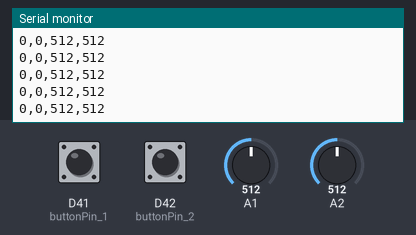
The sketch below on a simulated Arduino Due. Shown: the last lines printed to the serial monitor. Inputs (shaded band) come from the test bench; at power-on: A1 = 512, A2 = 512, D41 (buttonPin_1) HIGH, D42 (buttonPin_2) HIGH (analog values on the 0–1023 scale).

Above: at 1.2 s.
1.3 s: A1 set to 716
At 2.2 s:
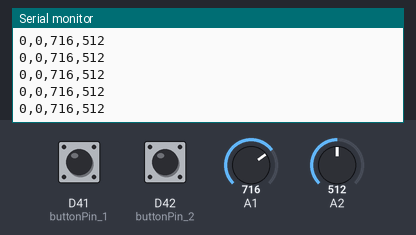
2.8 s: A2 set to 716
At 3.6 s:
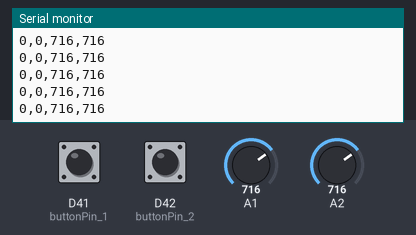
4.3 s: D41 (buttonPin_1) pulled LOW for 0.15 s
5.9 s: D42 (buttonPin_2) pulled LOW for 0.15 s
7.5 s: A1 set to 900
At 8.6 s:
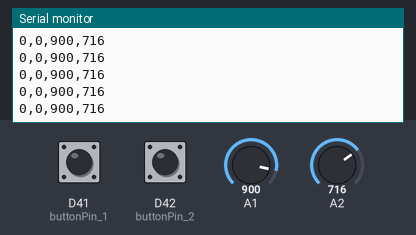
9.0 s: D41 (buttonPin_1) pulled LOW for 1 s
At 10.0 s:
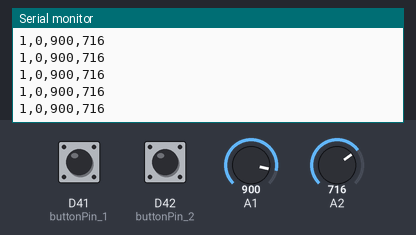
Timing chart, 0 to 12.0 s (numbered marks = the images above; inputs shaded):
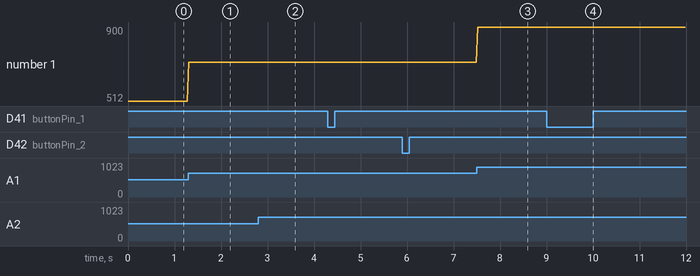

Measured:
- after the input at 1.3 s, the serial monitor: prints a new line at once (image 1)
- after the input at 2.8 s, the serial monitor: prints a new line at once (image 2)
- after the input at 7.5 s, the serial monitor: prints a new line at once (image 3)
- after the input at 9.0 s, the serial monitor: prints a new line at once (image 4)
- plotted number 1: 512 → 716 after the input at 1.3 s, 716 → 900 after the input at 7.5 s

The sketch:

JoabL_SSL3.ino
```cpp
//Define Pins
const int adcPin_1 = 1;
const int adcPin_2 = 2;
const int buttonPin_1 = 41;
const int buttonPin_2 = 42;

//Button Variables
bool buttonState_1 = 0;
bool buttonState_2 = 0;

//Pot Variables
int adcRead_1 = 0;
int adcRead_2 = 0;

void setup()
{
  pinMode(buttonPin_1, INPUT_PULLUP);
  pinMode(buttonPin_2, INPUT_PULLUP);
  analogReadResolution(10);
  Serial.begin(9600);
}

void loop()
{
  adcRead_1 = analogRead(adcPin_1);
  adcRead_2 = analogRead(adcPin_2);
  buttonState_1 = !digitalRead(buttonPin_1);
  buttonState_2 = !digitalRead(buttonPin_2);

  Serial.print(buttonState_1);
  Serial.print(',');
  Serial.print(buttonState_2);
  Serial.print(',');
  Serial.print(adcRead_1);
  Serial.print(',');
  Serial.println(adcRead_2);  // newline ends the message

  delay(30);
}
```
